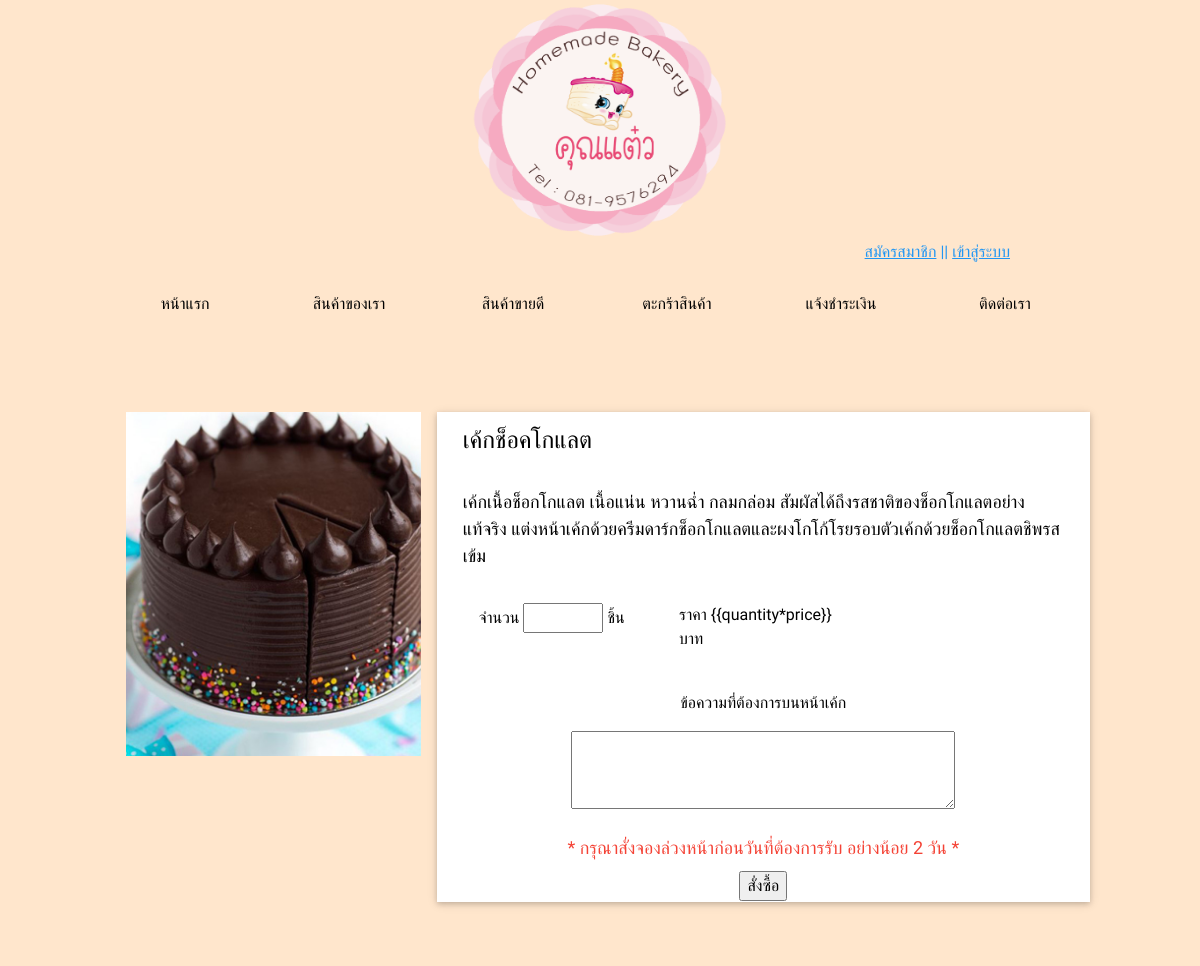
The app's page /product_detail.php?id=2 with its own data.
### tables this page shows
CREATE TABLE `product` (
  `id` int(11) NOT NULL,
  `Product_Name` varchar(100) NOT NULL,
  `image` varchar(20) NOT NULL,
  `Product_Price` varchar(5) NOT NULL,
  `Product_Detail` varchar(1000) NOT NULL,
  `Product_Category` varchar(20) NOT NULL,
  `Product_Status` varchar(20) NOT NULL
);

### product_detail.php (the view, shortened to what this page needs)
<?php
include 'connect.php';
$id = isset($_GET['id']) ? $_GET['id'] : '';
$select = mysqli_query($conn,"SELECT * FROM product WHERE id = '".$id."'");
$row = mysqli_fetch_assoc($select);
?>
<!DOCTYPE html>
<html lang="en">
<head>
    <link rel="stylesheet" href="css/w3.css">
    <link rel="stylesheet" href="css/style.css">
    <link rel="stylesheet" href="https://cdnjs.cloudflare.com/ajax/libs/font-awesome/4.7.0/css/font-awesome.min.css">
    <link rel="stylesheet" href="https://www.w3schools.com/lib/w3-theme-pink.css">
</head>
<body ng-app="myApp" data-ng-init="quantity=1" ng-controller="myCtrl">
    <div class="w3-row w3-padding-64">
        <div class="w3-content w3-white">
            <div class="w3-col w3-container m4 l4">
                <img src="uploads/<?php echo $row['image']; ?>" alt="" width="100%" height="100%">
            </div>
            <div class="w3-col w3-container m8 l8 w3-card w3-white">
                <header style="padding-left:10px;">
                    <h3>
                        <?php echo $row['Product_Name']; ?>
                    </h3>
                </header>
                <article style="padding:10px;">
                    <h5>
                        <?php echo $row['Product_Detail']; ?>
                    </h5>
                    <div>
                    <div class="w3-col m4 w3-padding">
                        <p>จำนวน <input type="number" min="1" max="50" name="amount" ng-model="quantity"> ชิ้น</p>
                    </div>
                    <div class="w3-col m4 w3-padding">
                        <p ng-model="sum">ราคา {{quantity*price}} บาท</p>
                    </div>
                    </div>
                </article>
                <div class="w3-center w3-row w3-padding">
                    <?php
                    if($row['Product_Category'] == 'เค้กวันเกิด'){
                    echo'
                        <p>ข้อความที่ต้องการบนหน้าเค้ก</p>
                        <textarea name="" id="" cols="40" rows="3" ng-model="cdetail"></textarea>
                    ';}?>
                </div>
                <h5 class="w3-text-red w3-center">* กรุณาสั่งจองล่วงหน้าก่อนวันที่ต้องการรับ อย่างน้อย 2 วัน *</h5>
                <div class="w3-center"><button type="submit" ng-click="checkUser()">สั่งซื้อ</button>
                </div>
            </div>
        </div>
    </div>
</body>
</html>

### css/w3.css (style rules this page uses)
html { box-sizing:border-box }
*,*:before,*:after { box-sizing:inherit }
html { -ms-text-size-adjust:100%;-webkit-text-size-adjust:100% }
body { margin:0 }
article,aside,details,figcaption,figure,footer,header,main,menu,nav,section,summary { display:block }
img { border-style:none }
button,input,select,textarea { font:inherit;margin:0 }
button,input { overflow:visible }
button,select { text-transform:none }
button,html [type=button],[type=reset],[type=submit] { -webkit-appearance:button }
textarea { overflow:auto }
html,body { font-family:Verdana,sans-serif;font-size:15px;line-height:1.5 }
html { overflow-x:hidden }
h3 { font-size:24px }
h5 { font-size:18px }
h1,h2,h3,h4,h5,h6 { font-family:"Segoe UI",Arial,sans-serif;font-weight:400;margin:10px 0 }
img { vertical-align:middle }
.w3-container:after,.w3-container:before,.w3-panel:after,.w3-panel:before,.w3-row:after,.w3-row:before,.w3-row-padding:after,.w3-row-padding:before, .w3-cell-row:before,.w3-cell-row:after,.w3-clear:after,.w3-clear:before,.w3-bar:before,.w3-bar:after { content:"";display:table;clear:both }
.w3-col,.w3-half,.w3-third,.w3-twothird,.w3-threequarter,.w3-quarter { float:left;width:100% }
@media (min-width:601px) { .w3-col.m4,.w3-third { width:33.33333% } }
@media (min-width:601px) { .w3-col.m8,.w3-twothird { width:66.66666% } }
@media (min-width:993px) { .w3-col.l4 { width:33.33333% } }
@media (min-width:993px) { .w3-col.l8 { width:66.66666% } }
.w3-content,.w3-auto { margin-left:auto;margin-right:auto }
.w3-content { max-width:980px }
.w3-container,.w3-panel { padding:0.01em 16px }
.w3-card,.w3-card-2 { box-shadow:0 2px 5px 0 rgba(0,0,0,0.16),0 2px 10px 0 rgba(0,0,0,0.12) }
.w3-center { text-align:center!important }
.w3-padding { padding:8px 16px!important }
.w3-padding-64 { padding-top:64px!important;padding-bottom:64px!important }
.w3-white,.w3-hover-white:hover { color:#000!important;background-color:#fff!important }
.w3-text-red,.w3-hover-text-red:hover { color:#f44336!important }

### css/style.css (style rules this page uses)
body { background-color: #ffe6cc; }

### product_detail.php (style rules this page uses)
body, h1, h2, h3, h4, h5 { font-family: "Itim", sans-serif }
body { font-size: 16px; }

### records on screen
product: image (picture), Product_Name "เค้กช็อคโกแลต", Product_Detail "เค้กเนื้อช็อกโกแลต เนื้อแน่น หวานฉ่ำ กลมกล่อม สัมผัสได้ถึงรสชาติของช็อกโกแลตอย่างแท้จริง แต่งหน้าเค้กด้วยครีมดาร์กช็อกโกแลตและผงโกโก้โรยรอบตัวเค้กด้วยช็อกโกแลตชิพรสเข้ม"
